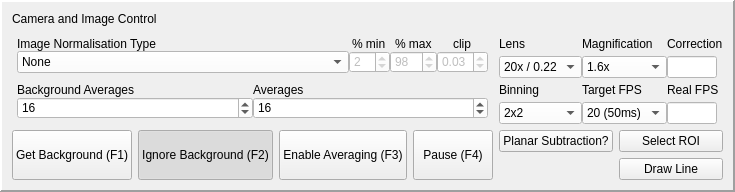
       <widget class="QFrame" name="FRAME_CAMERA">
        <property name="maximumSize">
         <size>
          <width>16777215</width>
          <height>200</height>
         </size>
        </property>
        <property name="styleSheet">
         <string notr="true">background-color: rgba(239,239,239,1)</string>
        </property>
        <property name="frameShape">
         <enum>QFrame::Panel</enum>
        </property>
        <property name="frameShadow">
         <enum>QFrame::Raised</enum>
        </property>
        <property name="lineWidth">
         <number>2</number>
        </property>
        <layout class="QGridLayout" name="CAMERAPARENTGRID">
         <property name="leftMargin">
          <number>10</number>
         </property>
         <property name="topMargin">
          <number>10</number>
         </property>
         <property name="rightMargin">
          <number>10</number>
         </property>
         <property name="bottomMargin">
          <number>10</number>
         </property>
         <item row="2" column="0">
          <layout class="QHBoxLayout" name="CAMCONTROLBUTTONGRID">
           <property name="leftMargin">
            <number>0</number>
           </property>
           <property name="topMargin">
            <number>0</number>
           </property>
           <property name="rightMargin">
            <number>0</number>
           </property>
           <property name="bottomMargin">
            <number>0</number>
           </property>
           <item>
            <widget class="QPushButton" name="button_measure_background">
             <property name="sizePolicy">
              <sizepolicy hsizetype="Minimum" vsizetype="Fixed">
               <horstretch>0</horstretch>
               <verstretch>0</verstretch>
              </sizepolicy>
             </property>
             <property name="minimumSize">
              <size>
               <width>0</width>
               <height>40</height>
              </size>
             </property>
             <property name="maximumSize">
              <size>
               <width>200</width>
               <height>120</height>
              </size>
             </property>
             <property name="text">
              <string>Get Background (F1)</string>
             </property>
             <property name="shortcut">
              <string>F1</string>
             </property>
            </widget>
           </item>
           <item>
            <widget class="QPushButton" name="button_display_subtraction">
             <property name="sizePolicy">
              <sizepolicy hsizetype="Minimum" vsizetype="Fixed">
               <horstretch>0</horstretch>
               <verstretch>0</verstretch>
              </sizepolicy>
             </property>
             <property name="minimumSize">
              <size>
               <width>0</width>
               <height>40</height>
              </size>
             </property>
             <property name="maximumSize">
              <size>
               <width>200</width>
               <height>120</height>
              </size>
             </property>
             <property name="text">
              <string>Ignore Background (F2)</string>
             </property>
             <property name="shortcut">
              <string>F2</string>
             </property>
             <property name="checkable">
              <bool>true</bool>
             </property>
             <property name="checked">
              <bool>true</bool>
             </property>
            </widget>
           </item>
           <item>
            <widget class="QPushButton" name="button_toggle_averaging">
             <property name="sizePolicy">
              <sizepolicy hsizetype="Minimum" vsizetype="Fixed">
               <horstretch>0</horstretch>
               <verstretch>0</verstretch>
              </sizepolicy>
             </property>
             <property name="minimumSize">
              <size>
               <width>0</width>
               <height>40</height>
              </size>
             </property>
             <property name="maximumSize">
              <size>
               <width>200</width>
               <height>120</height>
              </size>
             </property>
             <property name="text">
              <string>Enable Averaging (F3)</string>
             </property>
             <property name="shortcut">
              <string>F3</string>
             </property>
             <property name="checkable">
              <bool>true</bool>
             </property>
            </widget>
           </item>
           <item>
            <widget class="QPushButton" name="button_pause_camera">
             <property name="sizePolicy">
              <sizepolicy hsizetype="Minimum" vsizetype="Fixed">
               <horstretch>0</horstretch>
               <verstretch>0</verstretch>
              </sizepolicy>
             </property>
             <property name="minimumSize">
              <size>
               <width>0</width>
               <height>40</height>
              </size>
             </property>
             <property name="maximumSize">
              <size>
               <width>200</width>
               <height>120</height>
              </size>
             </property>
             <property name="text">
              <string>Pause (F4)</string>
             </property>
             <property name="shortcut">
              <string>F4</string>
             </property>
             <property name="checkable">
              <bool>true</bool>
             </property>
            </widget>
           </item>
          </layout>
         </item>
         <item row="1" column="0">
          <layout class="QGridLayout" name="CAMCONTROL1GRID">
           <property name="leftMargin">
            <number>0</number>
           </property>
           <property name="topMargin">
            <number>0</number>
           </property>
           <property name="rightMargin">
            <number>0</number>
           </property>
           <property name="bottomMargin">
            <number>0</number>
           </property>
           <property name="verticalSpacing">
            <number>0</number>
           </property>
           <item row="1" column="0">
            <layout class="QGridLayout" name="AVERAGESELECTGRID">
             <property name="leftMargin">
              <number>5</number>
             </property>
             <property name="topMargin">
              <number>5</number>
             </property>
             <property name="rightMargin">
              <number>5</number>
             </property>
             <property name="bottomMargin">
              <number>5</number>
             </property>
             <item row="1" column="1">
              <widget class="QSpinBox" name="spin_foreground_averages">
               <property name="styleSheet">
                <string notr="true">background-color: rgb(255,255,255)</string>
               </property>
               <property name="minimum">
                <number>1</number>
               </property>
               <property name="maximum">
                <number>1024</number>
               </property>
               <property name="value">
                <number>16</number>
               </property>
               <property name="displayIntegerBase">
                <number>10</number>
               </property>
              </widget>
             </item>
             <item row="0" column="1">
              <widget class="QLabel" name="label_frg_avgs">
               <property name="text">
                <string>Averages</string>
               </property>
              </widget>
             </item>
             <item row="1" column="0">
              <widget class="QSpinBox" name="spin_background_averages">
               <property name="styleSheet">
                <string notr="true">QWidget{background-color: rgb(255,255,255)}</string>
               </property>
               <property name="minimum">
                <number>1</number>
               </property>
               <property name="maximum">
                <number>1024</number>
               </property>
               <property name="value">
                <number>16</number>
               </property>
              </widget>
             </item>
             <item row="0" column="0">
              <widget class="QLabel" name="label_bkg_avgs">
               <property name="text">
                <string>Background Averages</string>
               </property>
              </widget>
             </item>
            </layout>
           </item>
           <item row="0" column="0">
            <layout class="QGridLayout" name="NORMGRID">
             <property name="leftMargin">
              <number>5</number>
             </property>
             <property name="topMargin">
              <number>5</number>
             </property>
             <property name="rightMargin">
              <number>5</number>
             </property>
             <property name="bottomMargin">
              <number>5</number>
             </property>
             <item row="1" column="0">
              <widget class="QComboBox" name="combo_normalisation_selector">
               <property name="styleSheet">
                <string notr="true">QComboBox{color: rgb(0,0,0)}

QWidget{background-color: rgb(255,255,255)}</string>
               </property>
               <property name="currentText">
                <string>None</string>
               </property>
               <property name="maxVisibleItems">
                <number>4</number>
               </property>
               <item>
                <property name="text">
                 <string>None</string>
                </property>
               </item>
               <item>
                <property name="text">
                 <string>Contrast Stretching</string>
                </property>
               </item>
               <item>
                <property name="text">
                 <string>Histogram Equalization</string>
                </property>
               </item>
               <item>
                <property name="text">
                 <string>Adaptive EQ</string>
                </property>
               </item>
              </widget>
             </item>
             <item row="1" column="1">
              <widget class="QSpinBox" name="spin_percentile_lower">
               <property name="enabled">
                <bool>false</bool>
               </property>
               <property name="sizePolicy">
                <sizepolicy hsizetype="Fixed" vsizetype="Fixed">
                 <horstretch>0</horstretch>
                 <verstretch>0</verstretch>
                </sizepolicy>
               </property>
               <property name="styleSheet">
                <string notr="true">background-color: rgb(255,255,255)</string>
               </property>
               <property name="value">
                <number>2</number>
               </property>
              </widget>
             </item>
             <item row="1" column="2">
              <widget class="QSpinBox" name="spin_percentile_upper">
               <property name="enabled">
                <bool>false</bool>
               </property>
               <property name="sizePolicy">
                <sizepolicy hsizetype="Fixed" vsizetype="Fixed">
                 <horstretch>0</horstretch>
                 <verstretch>0</verstretch>
                </sizepolicy>
               </property>
               <property name="styleSheet">
                <string notr="true">background-color: rgb(255,255,255)</string>
               </property>
               <property name="minimum">
                <number>1</number>
               </property>
               <property name="maximum">
                <number>100</number>
               </property>
               <property name="value">
                <number>98</number>
               </property>
              </widget>
             </item>
             <item row="1" column="3">
              <widget class="QDoubleSpinBox" name="spin_clip">
               <property name="enabled">
                <bool>false</bool>
               </property>
               <property name="sizePolicy">
                <sizepolicy hsizetype="Fixed" vsizetype="Fixed">
                 <horstretch>0</horstretch>
                 <verstretch>0</verstretch>
                </sizepolicy>
               </property>
               <property name="styleSheet">
                <string notr="true">background-color: rgb(255,255,255)</string>
               </property>
               <property name="maximum">
                <double>1.000000000000000</double>
               </property>
               <property name="singleStep">
                <double>0.010000000000000</double>
               </property>
               <property name="value">
                <double>0.030000000000000</double>
               </property>
              </widget>
             </item>
             <item row="0" column="1" alignment="Qt::AlignHCenter">
              <widget class="QLabel" name="label_norm_min">
               <property name="text">
                <string>% min</string>
               </property>
              </widget>
             </item>
             <item row="0" column="0" alignment="Qt::AlignLeft">
              <widget class="QLabel" name="label_norm_type">
               <property name="text">
                <string>Image Normalisation Type</string>
               </property>
              </widget>
             </item>
             <item row="0" column="3" alignment="Qt::AlignHCenter">
              <widget class="QLabel" name="label_clip">
               <property name="text">
                <string>clip</string>
               </property>
              </widget>
             </item>
             <item row="0" column="2" alignment="Qt::AlignHCenter">
              <widget class="QLabel" name="label_norm_max">
               <property name="text">
                <string>% max</string>
               </property>
              </widget>
             </item>
            </layout>
           </item>
          </layout>
         </item>
         <item row="1" column="1">
          <layout class="QVBoxLayout" name="METAPARENTGRID">
           <property name="spacing">
            <number>0</number>
           </property>
           <property name="leftMargin">
            <number>0</number>
           </property>
           <property name="bottomMargin">
            <number>0</number>
           </property>
           <item>
            <layout class="QGridLayout" name="METADATAGRID">
             <property name="leftMargin">
              <number>0</number>
             </property>
             <property name="topMargin">
              <number>0</number>
             </property>
             <property name="rightMargin">
              <number>0</number>
             </property>
             <property name="bottomMargin">
              <number>0</number>
             </property>
             <item row="3" column="0">
              <widget class="QComboBox" name="combo_binning">
               <property name="styleSheet">
                <string notr="true">QComboBox{color: rgb(0,0,0)}

QWidget{background-color: rgb(255,255,255)}</string>
               </property>
               <property name="currentIndex">
                <number>1</number>
               </property>
               <item>
                <property name="text">
                 <string>None</string>
                </property>
               </item>
               <item>
                <property name="text">
                 <string>2x2</string>
                </property>
               </item>
               <item>
                <property name="text">
                 <string>4x4</string>
                </property>
               </item>
              </widget>
             </item>
             <item row="2" column="0">
              <widget class="QLabel" name="label_binning">
               <property name="maximumSize">
                <size>
                 <width>16777215</width>
                 <height>16777215</height>
                </size>
               </property>
               <property name="text">
                <string>Binning</string>
               </property>
              </widget>
             </item>
             <item row="1" column="2">
              <widget class="QLineEdit" name="line_correction">
               <property name="sizePolicy">
                <sizepolicy hsizetype="Fixed" vsizetype="Fixed">
                 <horstretch>0</horstretch>
                 <verstretch>0</verstretch>
                </sizepolicy>
               </property>
               <property name="minimumSize">
                <size>
                 <width>50</width>
                 <height>0</height>
                </size>
               </property>
               <property name="maximumSize">
                <size>
                 <width>50</width>
                 <height>16777215</height>
                </size>
               </property>
               <property name="styleSheet">
                <string notr="true">background-color: rgb(255,255,255)</string>
               </property>
              </widget>
             </item>
             <item row="0" column="2">
              <widget class="QLabel" name="label_correction">
               <property name="maximumSize">
                <size>
                 <width>16777215</width>
                 <height>16777215</height>
                </size>
               </property>
               <property name="text">
                <string>Correction</string>
               </property>
              </widget>
             </item>
             <item row="2" column="1">
              <widget class="QLabel" name="label_targetFPS">
               <property name="maximumSize">
                <size>
                 <width>16777215</width>
                 <height>16777215</height>
                </size>
               </property>
               <property name="text">
                <string>Target FPS</string>
               </property>
              </widget>
             </item>
             <item row="3" column="1">
              <widget class="QComboBox" name="combo_targetfps">
               <property name="styleSheet">
                <string notr="true">QComboBox{color: rgb(0,0,0)}

QWidget{background-color: rgb(255,255,255)}</string>
               </property>
               <item>
                <property name="text">
                 <string>20 (50ms)</string>
                </property>
               </item>
               <item>
                <property name="text">
                 <string>30 (33ms)</string>
                </property>
               </item>
              </widget>
             </item>
             <item row="2" column="2">
              <widget class="QLabel" name="label_realFPS">
               <property name="maximumSize">
                <size>
                 <width>16777215</width>
                 <height>16777215</height>
                </size>
               </property>
               <property name="text">
                <string>Real FPS</string>
               </property>
              </widget>
             </item>
             <item row="1" column="0">
              <widget class="QComboBox" name="combo_lens">
               <property name="styleSheet">
                <string notr="true">QComboBox{color: rgb(0,0,0)}

QWidget{background-color: rgb(255,255,255)}</string>
               </property>
               <item>
                <property name="text">
                 <string>20x / 0.22</string>
                </property>
               </item>
               <item>
                <property name="text">
                 <string>20x / 0.5</string>
                </property>
               </item>
               <item>
                <property name="text">
                 <string>50x</string>
                </property>
               </item>
               <item>
                <property name="text">
                 <string>60x</string>
                </property>
               </item>
               <item>
                <property name="text">
                 <string>100x</string>
                </property>
               </item>
              </widget>
             </item>
             <item row="0" column="1">
              <widget class="QLabel" name="label_magnification">
               <property name="maximumSize">
                <size>
                 <width>16777215</width>
                 <height>16777215</height>
                </size>
               </property>
               <property name="text">
                <string>Magnification</string>
               </property>
              </widget>
             </item>
             <item row="0" column="0">
              <widget class="QLabel" name="label_lens">
               <property name="maximumSize">
                <size>
                 <width>16777215</width>
                 <height>16777215</height>
                </size>
               </property>
               <property name="text">
                <string>Lens</string>
               </property>
              </widget>
             </item>
             <item row="1" column="1">
              <widget class="QComboBox" name="combo_magnification">
               <property name="styleSheet">
                <string notr="true">QComboBox{color: rgb(0,0,0)}

QWidget{background-color: rgb(255,255,255)}</string>
               </property>
               <item>
                <property name="text">
                 <string>1.6x</string>
                </property>
               </item>
               <item>
                <property name="text">
                 <string>2.5x</string>
                </property>
               </item>
               <item>
                <property name="text">
                 <string>4x</string>
                </property>
               </item>
              </widget>
             </item>
             <item row="3" column="2">
              <widget class="QLineEdit" name="line_FPSdisplay">
               <property name="sizePolicy">
                <sizepolicy hsizetype="Fixed" vsizetype="Fixed">
                 <horstretch>0</horstretch>
                 <verstretch>0</verstretch>
                </sizepolicy>
               </property>
               <property name="minimumSize">
                <size>
                 <width>50</width>
                 <height>0</height>
                </size>
               </property>
               <property name="maximumSize">
                <size>
                 <width>50</width>
                 <height>16777215</height>
                </size>
               </property>
               <property name="styleSheet">
                <string notr="true">background-color: rgb(255,255,255)</string>
               </property>
               <property name="readOnly">
                <bool>true</bool>
               </property>
              </widget>
             </item>
            </layout>
           </item>
          </layout>
         </item>
         <item row="2" column="1">
          <layout class="QGridLayout" name="gridLayout_5">
           <item row="0" column="1">
            <widget class="QPushButton" name="button_ROI_select">
             <property name="minimumSize">
              <size>
               <width>0</width>
               <height>20</height>
              </size>
             </property>
             <property name="text">
              <string>Select ROI</string>
             </property>
            </widget>
           </item>
           <item row="0" column="0">
            <widget class="QPushButton" name="button_planar_subtraction">
             <property name="minimumSize">
              <size>
               <width>0</width>
               <height>20</height>
              </size>
             </property>
             <property name="text">
              <string>Planar Subtraction?</string>
             </property>
            </widget>
           </item>
           <item row="1" column="1">
            <widget class="QPushButton" name="pushButton">
             <property name="minimumSize">
              <size>
               <width>0</width>
               <height>20</height>
              </size>
             </property>
             <property name="text">
              <string>Draw Line</string>
             </property>
            </widget>
           </item>
          </layout>
         </item>
         <item row="0" column="0">
          <widget class="QLabel" name="label_13">
           <property name="text">
            <string>Camera and Image Control</string>
           </property>
          </widget>
         </item>
        </layout>
       </widget>
